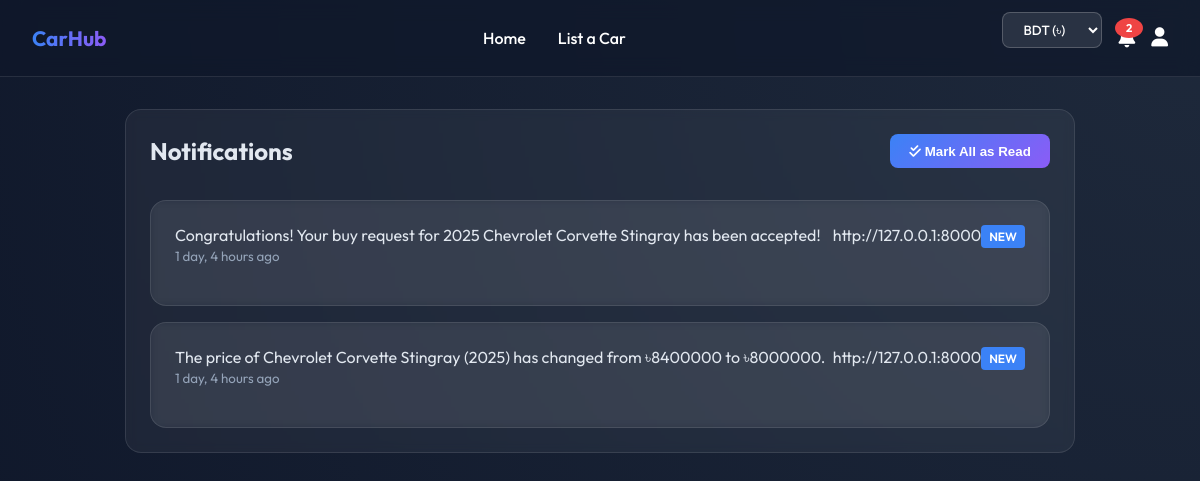
The page /notifications/ (signed in) on the database as committed earlier.
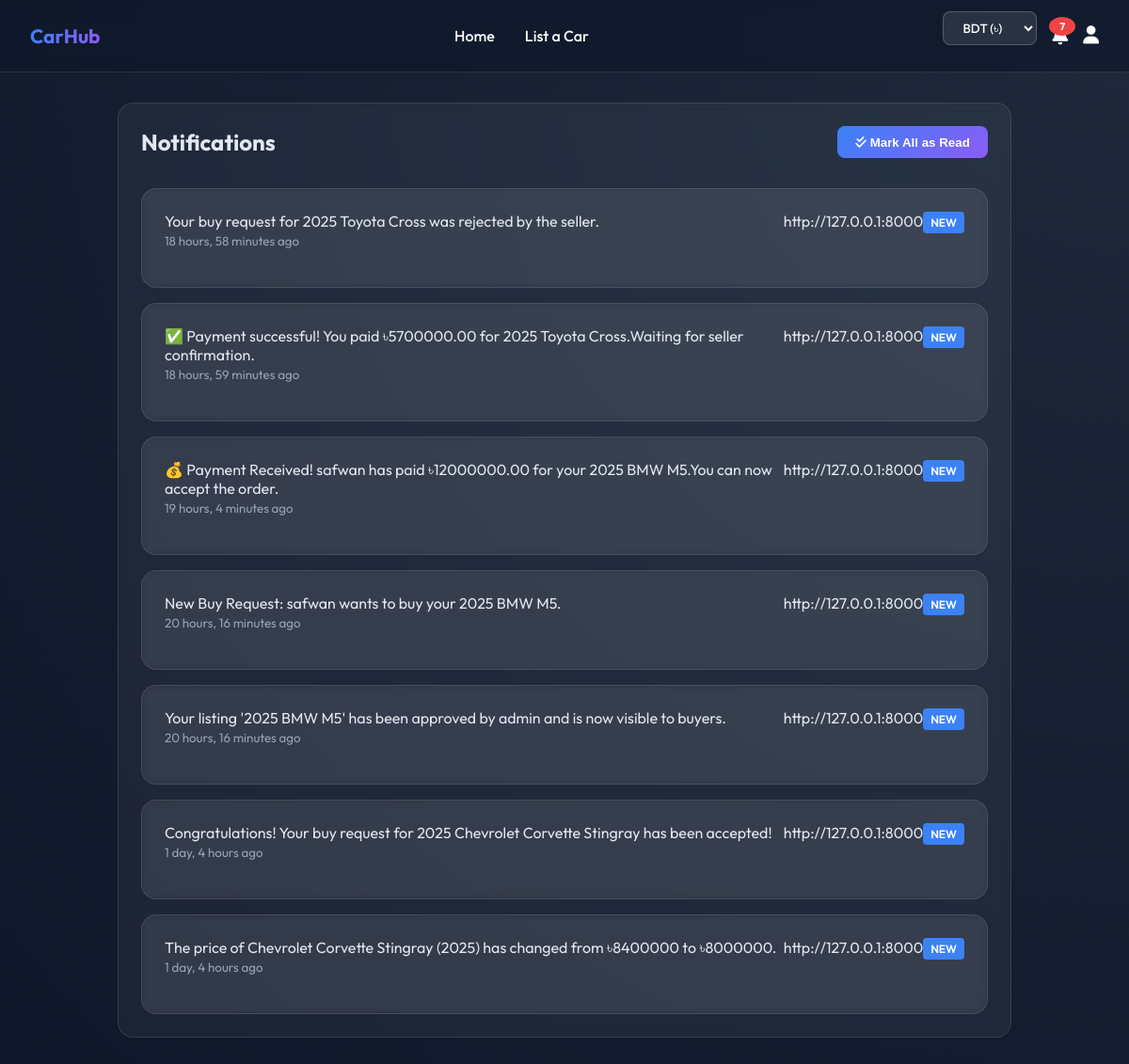
The same page on the database as committed later.
### cars/models.py (models this page shows)
class Notification(models.Model):
    user = models.ForeignKey(User, on_delete=models.CASCADE)
    message = models.TextField()
    is_read = models.BooleanField(default=False)
    created_at = models.DateTimeField(auto_now_add=True)

### cars/views.py (the view)
# urls.py: path('notifications/', views.notifications, name='notifications'),
def notifications(request):
    if not request.user.is_authenticated:
        return redirect('login')
    notifs = Notification.objects.filter(user=request.user).order_by('-created_at')
    unread_count = notifs.filter(is_read=False).count()
    admin_user = User.objects.filter(is_superuser=True).first()
    admin_email = admin_user.email if admin_user else None
    admin_whatsapp = admin_user.profile.whatsapp_number if admin_user and hasattr(admin_user, 'profile') else None
    return render(request, 'cars/notifications.html', {
        'notifications': notifs,
        'unread_count': unread_count,
        'admin_email': admin_email,
        'admin_whatsapp': admin_whatsapp
    })

### cars/templatetags/notification_tags.py (called while the page is built)
@register.simple_tag(takes_context=True)
def unread_notifications_count(context):
    request = context.get('request')
    if request and request.user.is_authenticated:
        return Notification.objects.filter(user=request.user, is_read=False).count()
    return 0

### cars/templates/cars/notifications.html (shortened to what this page needs)
{% extends 'cars/base.html' %}
{% block content %}
<div class="card" style="max-width: 900px; margin: 0 auto;">
    <div style="display:flex; justify-content:space-between; align-items:center; margin-bottom:2rem;">
        <h2 style="margin:0;">Notifications</h2>
        {% if unread_count > 0 %}
        <form action="{% url 'mark_all_read' %}" method="post" style="margin:0;">
            <button type="submit" class="btn btn-primary">
                <i class="fa-solid fa-check-double"></i> Mark All as Read
            </button>
        </form>
        {% endif %}
    </div>
    <div style="display:flex; flex-direction:column; gap:1rem;">
        {% for notif in notifications %}
        <div class="card">
            <div style="display:flex; justify-content:space-between; align-items:start; margin-bottom: 1rem;">
                <div style="flex:1;">
                    <p style="margin:0; white-space: pre-line;">{{ notif.message }}</p>
                    <small style="color:#94a3b8;">{{ notif.created_at|timesince }} ago</small>
                </div>http://127.0.0.1:8000
                {% if not notif.is_read %}
                <span
                    style="background:#3b82f6; color:white; padding:0.25rem 0.5rem; border-radius:0.25rem; font-size:0.75rem; font-weight:600;">
                    NEW
                </span>
                {% endif %}
            </div>
        </div>
        {% empty %}
        <p style="text-align:center; color:#94a3b8; padding:2rem;">No notifications.</p>
        {% endfor %}
    </div>
</div>
{% endblock %}

Rows that differ between the two databases and show on the page:
added Notification: message "Your buy request for 2025 Toyota Cross was rejected by the seller.", created_at "18 hours, 58 minutes", is_read "NEW"
added Notification: message "✅ Payment successful! You paid ৳5700000.00 for 2025 Toyota Cross.Waiting for seller confirmation.", created_at "18 hours, 59 minutes", is_read "NEW"
added Notification: message "💰 Payment Received! safwan has paid ৳12000000.00 for your 2025 BMW M5.You can now accept the order.", created_at "19 hours, 4 minutes", is_read "NEW"
added Notification: message "New Buy Request: safwan wants to buy your 2025 BMW M5.", created_at "20 hours, 16 minutes", is_read "NEW"
now on this page (row edited): Notification: message "Your listing '2025 BMW M5' has been approved by admin and is now visible to buyers.", created_at "20 hours, 16 minutes", is_read "NEW"
Other text that changed with them:
{{ unread_notifications_count }}: "2" → "7"
